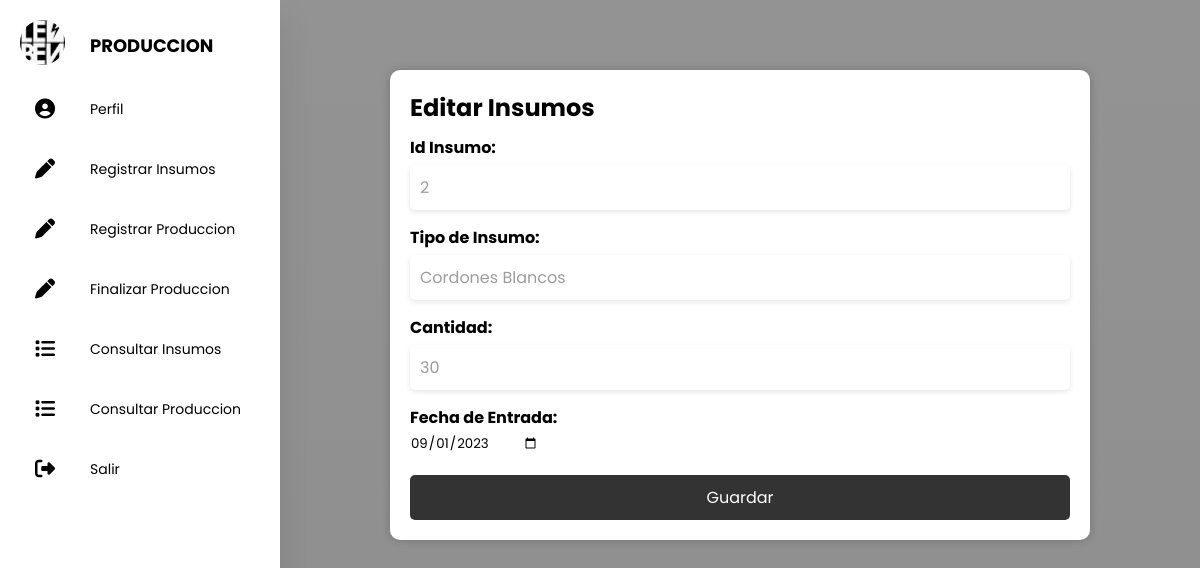
Page /SanProduccion/PHP/Sa_EditarInsumos.php?idInsumos=2 on the committed database.
### tables this page shows
CREATE TABLE `insumos` (
  `idInsumos` int(10) UNSIGNED NOT NULL,
  `cantidadInsumos` int(11) DEFAULT NULL,
  `tipoInsumos` varchar(20) DEFAULT NULL,
  `fechaInsumos` date DEFAULT NULL
);

### SanProduccion/PHP/Sa_EditarInsumos.php (the view, shortened to what this page needs)
<!DOCTYPE html>
<html lang="en">
<head>
  <link rel="stylesheet" href="../CSS/Sa_Produccion.css">
  <link rel="stylesheet" href="https://cdnjs.cloudflare.com/ajax/libs/font-awesome/6.4.2/css/all.min.css" />
</head>
<body>
  <div class="container">
    <section>
      <nav class="a-hover">
        <ul>
          <li>
            <a href="#" class="logo">
              <img src="../IMG/leben.jpg" alt="">
              <span class="nav-item">PRODUCCION</span>
            </a>
          </li>
          <li><a href="../HTML/SaProduccion.html">
              <i class="fas fa-circle-user"></i>
              <span class="nav-item">Perfil</span>
            </a></li>
          <li><a href="../PHP/Sa_RegistarInsumos.php">
              <i class="fas fa-pen"></i>
              <span class="nav-item">Registrar Insumos</span>
            </a></li>
          <li><a href="../PHP/Sa_RegistrarProduccion.php">
              <i class="fas fa-pen"></i>
              <span class="nav-item">Registrar Produccion</span>
            </a></li>
          <li><a href="../PHP/Sa_FinalizarProduccion.php">
              <i class="fas fa-pen"></i>
              <span class="nav-item">Finalizar Produccion</span>
            </a></li>
          <li><a href="../PHP/Sa_ConsultarInsumos.php">
              <i class="fas fa-list"></i>
              <span class="nav-item">Consultar Insumos</span>
            </a></li>
          <li><a href="../PHP/Sa_ConsultarProduccion.php">
              <i class="fas fa-list"></i>
              <span class="nav-item">Consultar Produccion</span>
            </a></li>
          <li><a href="../SanSalir.html">
              <i class="fas fa-sign-out-alt"></i>
              <span class="nav-item">Salir</span>
            </a></li>
        </ul>
      </nav>
    </section>
    <?php
    $servername = "localhost";
    $username = "root";
    $password = "";
    $dbname = "snb";
    $conn = new mysqli($servername, $username, $password, $dbname);
    if (isset($_GET["idInsumos"])) {
      $idInsumos = $_GET["idInsumos"];
      $sql = "SELECT * FROM insumos WHERE idInsumos = $idInsumos";
      $result = $conn->query($sql);
      if ($result->num_rows > 0) {
        $row = $result->fetch_assoc();
        $cantidadInsumos = $row["cantidadInsumos"];
        $tipoInsumos = $row["tipoInsumos"];
        $fechaInsumos = $row["fechaInsumos"];
      } else {
        echo "No se encontró el registro.";
        exit;
      }
    }
    ?>
    <section class="main">
      <div class="formulario">
        <h2>Editar Insumos</h2>
        <form method="POST" onsubmit="mostrarAlerta()">
          <div class="campos-linea">
            <label for="idInsumos">Id Insumo:</label>
            <input type="number" name="idInsumos" value="<?php echo $idInsumos; ?>" readonly>
          </div>
          <div class="campos-linea">
            <label for="tipoInsumos">Tipo de Insumo:</label>
            <input type="text" name="tipoInsumos" value="<?php echo $tipoInsumos; ?>" required>
          </div>
          <div class="campos-linea">
            <label for="cantidad">Cantidad:</label>
            <input type="number" name="cantidadInsumos" value="<?php echo $cantidadInsumos; ?>" required>
          </div>
          <div class="campos-linea">
            <label for="fechaEntrada">Fecha de Entrada:</label>
            <input type="date" name="fechaInsumos" value="<?php echo $fechaInsumos; ?>" required>
          </div>
          <button type="submit">Guardar</button>
        </form>
    </section>
  </div>
</body>
</html>

### SanProduccion/CSS/Sa_Produccion.css (style rules this page uses)
* { margin: 0; padding: 0; outline: none; border: none; text-decoration: none; box-sizing: border-box; font-family: "Poppins", sans-serif; }
body { background-image: linear-gradient(rgba(0, 0, 0, 0.422), rgba(0, 0, 0, 0.445)), url(../IMG/Fondo.jpg); -webkit-background-size: cover; background-size: cover; background-attachment: fixed; }
.container { display: flex; }
nav { position: relative; top: 0; bottom: 0; height: 110vh; left: 0; background: #ffffff; width: 280px; overflow: hidden; box-shadow: 0 20px 35px rgba(0, 0, 0, 0.1); }
.logo { text-align: center; display: flex; margin: 10px 0 0 10px; }
.logo img { width: 45px; height: 45px; border-radius: 50%; }
.logo span { font-weight: bold; padding-left: 15px; font-size: 18px; text-transform: uppercase; }
a { position: relative; color: rgb(0, 0, 0); font-size: 14px; display: table; width: 280px; padding: 10px; }
.fas { position: relative; width: 70px; height: 40px; top: 14px; font-size: 20px; text-align: center; }
.nav-item { position: relative; top: 12px; margin-left: 10px; }
.main { position: relative; padding: 20px; width: 100%; }
.formulario { width: 700px; margin: 50px auto; background-color: #ffffff; border-radius: 10px; box-shadow: 0px 0px 10px rgba(0, 0, 0, 0.2); padding: 20px; }
.formulario label { display: flex; font-weight: bold; margin-top: 10px; }
.formulario input[type="number"], [type="text"], .formulario textarea { width: 100%; padding: 10px; margin: 5px 0; border: none; border-radius: 5px; font-size: 16px; color: #9c9c9c; box-shadow: 0px 2px 5px rgba(0, 0, 0, 0.1); }
.formulario button { width: 100%; padding: 10px 10px; background-color: #333333; color: #ffffff; border: none; border-radius: 5px; font-size: 16px; cursor: pointer; margin-top: 20px; }

### rows in the picture
insumos: tipoInsumos "Cordones Blancos", cantidadInsumos "30", fechaInsumos "09/01/2023"
